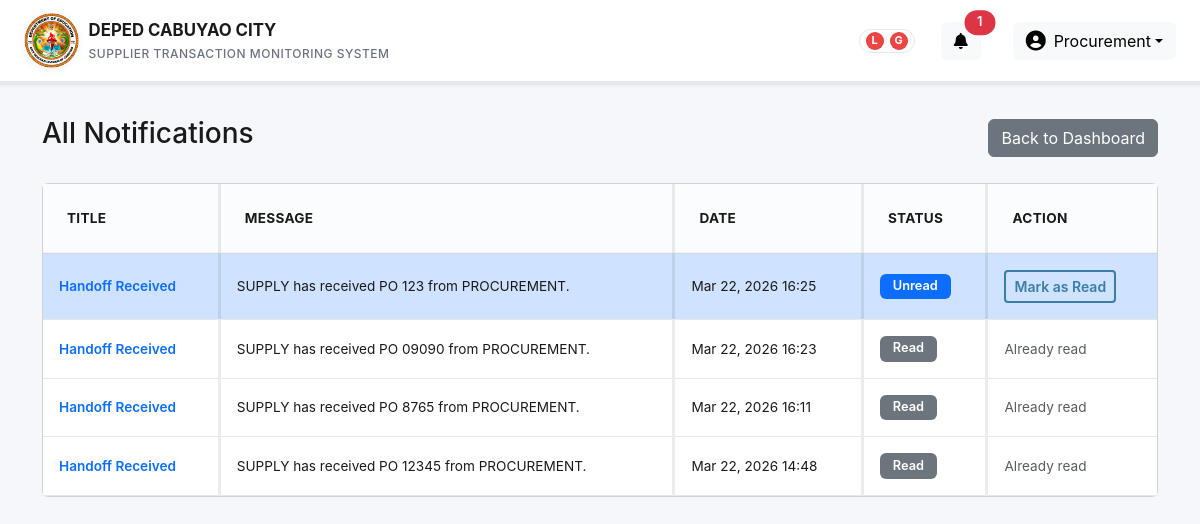
The page /dept_notifications_all.php (signed in) on the database its author committed.
### tables this page shows
CREATE TABLE `department_notifications` (
  `id` int(11) NOT NULL,
  `role` varchar(50) NOT NULL,
  `transaction_id` int(11) DEFAULT NULL,
  `title` varchar(255) NOT NULL,
  `message` text NOT NULL,
  `link` varchar(255) DEFAULT NULL,
  `is_read` tinyint(1) NOT NULL DEFAULT 0,
  `created_at` datetime NOT NULL DEFAULT current_timestamp()
);

### dept_notifications.php (called while the page is built, shortened)
<?php
function fetch_dept_notifications(PDO $db, $role, $limit = 10)
{
    $limit = (int)$limit;
    $stmt = $db->prepare('SELECT id, title, message, link, is_read, created_at FROM department_notifications WHERE role = ? ORDER BY created_at DESC LIMIT ' . $limit);
    $stmt->execute([(string)$role]);
    return $stmt->fetchAll(PDO::FETCH_ASSOC);
}

### dept_notifications_all.php (the view, shortened to what this page needs)
<?php
require_once __DIR__ . '/auth.php';
require_once __DIR__ . '/dept_notifications.php';
$role = $_SESSION['role'] ?? '';
$db = get_db();
$notifications = [];
if (dept_notifications_table_exists($db)) {
    $notifications = fetch_dept_notifications($db, $role, 50);
}
include __DIR__ . '/header.php';
?>
<div class="container mt-4">
    <div class="d-flex justify-content-between align-items-center mb-4">
        <h3>All Notifications</h3>
        <a href="dashboard.php" class="btn btn-secondary">Back to Dashboard</a>
    </div>
    <?php if (empty($notifications)): ?>
        <div class="alert alert-info">No notifications found.</div>
    <?php else: ?>
        <div class="card">
            <div class="card-body p-0">
                <div class="table-responsive">
                    <table class="table table-hover mb-0">
                        <thead class="table-light">
                            <tr>
                                <th>Title</th>
                                <th>Message</th>
                                <th>Date</th>
                                <th>Status</th>
                                <th>Action</th>
                            </tr>
                        </thead>
                        <tbody>
                            <?php foreach ($notifications as $n): ?>
                                <tr class="<?php echo empty($n['is_read']) ? 'table-primary' : ''; ?>">
                                    <td>
                                        <?php if (!empty($n['link'])): ?>
                                            <a href="<?php echo htmlspecialchars($n['link']); ?>" class="text-decoration-none fw-semibold">
                                                <?php echo htmlspecialchars($n['title']); ?>
                                            </a>
                                        <?php else: ?>
                                            <?php echo htmlspecialchars($n['title']); ?>
                                        <?php endif; ?>
                                    </td>
                                    <td><?php echo nl2br(htmlspecialchars($n['message'])); ?></td>
                                    <td><?php echo date('M j, Y H:i', strtotime($n['created_at'])); ?></td>
                                    <td>
                                        <?php if (empty($n['is_read'])): ?>
                                            <span class="badge bg-primary">Unread</span>
                                        <?php else: ?>
                                            <span class="badge bg-secondary">Read</span>
                                        <?php endif; ?>
                                    </td>
                                    <td>
                                        <?php if (empty($n['is_read'])): ?>
                                            <a href="dept_notification_open.php?id=<?php echo (int)$n['id']; ?>" class="btn btn-sm btn-outline-primary">Mark as Read</a>
                                        <?php else: ?>
                                            <span class="text-muted">Already read</span>
                                        <?php endif; ?>
                                    </td>
                                </tr>
                            <?php endforeach; ?>
                        </tbody>
                    </table>
                </div>
            </div>
        </div>
    <?php endif; ?>
</div>
<?php include __DIR__ . '/footer.php'; ?>

### header.php (style rules this page uses)
:root { --primary-blue: #3b7ca8; --primary-dark: #2c5a7f; --primary-light: #4a8fc7; --bg-light: #f5f7fa; --bg-white: #ffffff; --text-dark: #1a1a1a; --text-muted: #6b7280; --border-color: #e5e7eb; --status-success: #10b981; --status-warning: #f59e0b; --status-danger: #ef4444; --status-info: #3b82f6; }
* { margin: 0; padding: 0; box-sizing: border-box; }
html, body { height: 100%; }
body { background-color: var(--bg-light); font-family: -apple-system, BlinkMacSystemFont, 'Segoe UI', 'Roboto', 'Oxygen', 'Ubuntu', 'Cantarell', sans-serif; color: var(--text-dark); }
.btn-outline-primary { color: var(--primary-blue); border: 2px solid var(--primary-blue); font-weight: 600; background: transparent; }
.table { margin-bottom: 0; background: var(--bg-white); font-size: 0.85rem; }
.table thead { background-color: #f9fafb; border-bottom: 2px solid var(--border-color); }
.table thead th { border: none; font-weight: 600; color: var(--text-dark); font-size: 0.85rem; text-transform: uppercase; letter-spacing: 0.3px; padding: 1.5rem; background: #f9fafb; }
.table thead th:not(:last-child), .table tbody td:not(:last-child) { border-right: 3px solid rgba(0,0,0,0.08); }
.table tbody td { padding: 1rem; border-color: var(--border-color); color: var(--text-dark); vertical-align: middle; }
.table tbody tr { transition: background-color 0.3s ease; border-bottom: 1px solid var(--border-color); }
.table a.btn-outline-primary { transition: all 0.12s ease-in-out; background: transparent; }
.table tbody tr:last-child { border-bottom: none; }
.badge { padding: 0.4rem 0.8rem; border-radius: 6px; font-weight: 600; font-size: 0.8rem; }
.table thead th { background: #fbfcfd; color:var(--text-dark); font-weight:700; border-bottom: 2px solid rgba(0,0,0,0.04); }

### rows shown on the page
department_notifications: title "Handoff Received", message "SUPPLY has received PO 123 from PROCUREMENT.", created_at "Mar 22, 2026 16:25", is_read "Unread"
department_notifications: title "Handoff Received", message "SUPPLY has received PO 09090 from PROCUREMENT.", created_at "Mar 22, 2026 16:23", is_read "Read"
department_notifications: title "Handoff Received", message "SUPPLY has received PO 8765 from PROCUREMENT.", created_at "Mar 22, 2026 16:11", is_read "Read"
department_notifications: title "Handoff Received", message "SUPPLY has received PO 12345 from PROCUREMENT.", created_at "Mar 22, 2026 14:48", is_read "Read"

### other values the page prints
$deptHeaderUnreadCount "1"
$_SESSION['role'] "Procurement"
